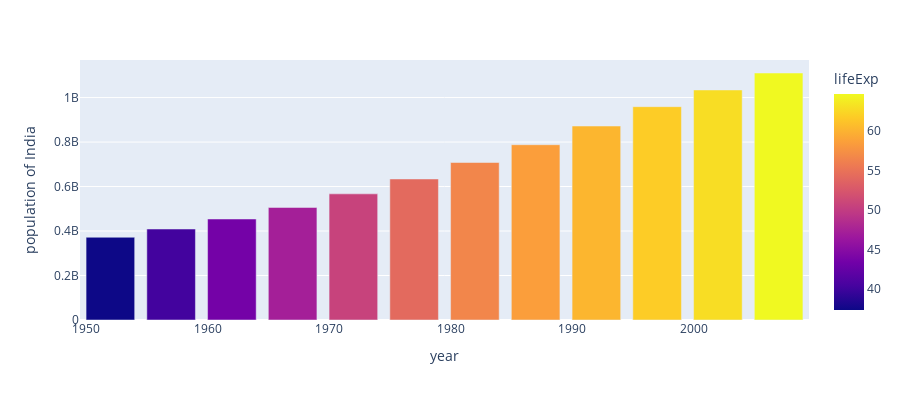

Notebook code cell kept with this figure:
### Code cell
count_data = px.data.gapminder().query("country == 'India'")
fig = px.bar(country_data,x = 'year',y = 'pop',
             labels = {'pop':'population of India'},
             color='lifeExp',
             height = 400)
fig.show()

### Figure 1 — Plotly figure (JSON) as saved in the notebook; plotly's stock layout.template omitted (floating-point values rounded to 4 significant figures)
{"data": [{"alignmentgroup": "True", "hovertemplate": "year=%{x}<br>population of India=%{y}<br>lifeExp=%{marker.color}<extra></extra>", "legendgroup": "", "marker": {"color": [37.37, 40.25, 43.6, 47.19, 50.65, 54.21, 56.6, 58.55, 60.22, 61.77, 62.88, 64.7], "coloraxis": "coloraxis", "pattern": {"shape": ""}}, "name": "", "offsetgroup": "", "orientation": "v", "showlegend": false, "textposition": "auto", "type": "bar", "x": [1952, 1957, 1962, 1967, 1972, 1977, 1982, 1987, 1992, 1997, 2002, 2007], "xaxis": "x", "y": [372000000, 409000000, 454000000, 506000000, 567000000, 634000000, 708000000, 788000000, 872000000, 959000000, 1034172547, 1110396331], "yaxis": "y"}], "layout": {"barmode": "relative", "coloraxis": {"colorbar": {"title": {"text": "lifeExp"}}, "colorscale": [[0, "#0d0887"], [0.1111, "#46039f"], [0.2222, "#7201a8"], [0.3333, "#9c179e"], [0.4444, "#bd3786"], [0.5556, "#d8576b"], [0.6667, "#ed7953"], [0.7778, "#fb9f3a"], [0.8889, "#fdca26"], [1, "#f0f921"]]}, "height": 400, "legend": {"tracegroupgap": 0}, "margin": {"t": 60}, "xaxis": {"anchor": "y", "domain": [0, 1], "title": {"text": "year"}}, "yaxis": {"anchor": "x", "domain": [0, 1], "title": {"text": "population of India"}}}}
